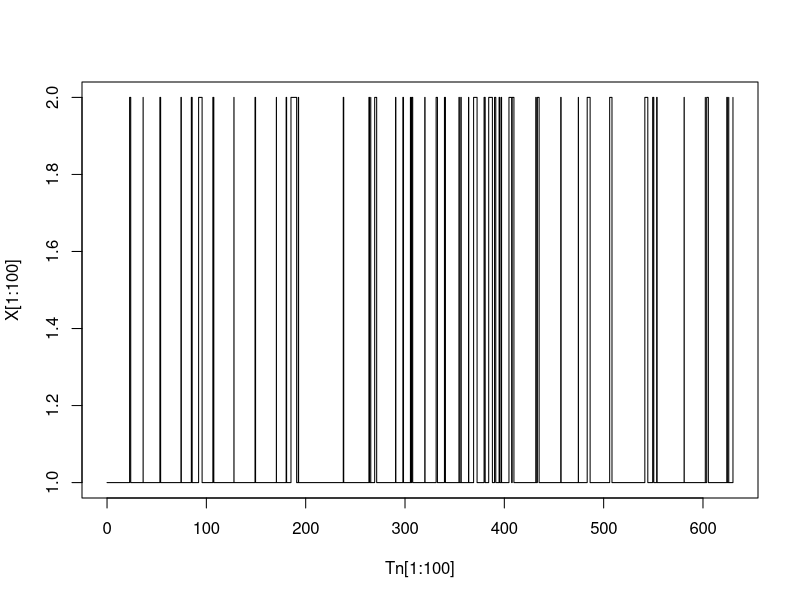

Write R code to recreate this figure. (Note: this script raises an error after producing the figure.)
N <- 10^5

alfa = 0.1
beta = 0.9



Tn <- numeric(N)
X <- numeric(N)
Tn[1] <- 0
X[1] <- 1 
parm <- 1
W<- numeric(N)
for (i in 2:N) {
  if (X[i-1] == 1){
    X[i] <- 2
    parm <- alfa
  } else {
    X[i] <- 1
    parm <- beta
  }
    
  Wi <- rexp(1, parm)
  W[i] <- Wi
  Tn[i] <- Tn[i-1] + Wi
}
plot(Tn[1:100], X[1:100], type='s')

sum(W[X==1])/Tn[N] #[0, TN[N]]]
sum(W[X==2])/Tn[N]

beta/(alfa+beta)
alfa/(alfa+beta)


#start z rozkładu stacjonarnego:


Tn <- numeric(N)
X <- numeric(N)
Tn[1] <- 0
if (alfa/(alfa+beta) < runinf(1,0,1)){
  X[1] <- 1
} else {
  X[1] <- 2
}
parm <- 1
W<- numeric(N)
for (i in 2:N) {
  if (X[i-1] == 1){
    X[i] <- 2
    parm <- alfa
  } else {
    X[i] <- 1
    parm <- beta
  }
  
  Wi <- rexp(1, parm)
  W[i] <- Wi
  Tn[i] <- Tn[i-1] + Wi
}
plot(Tn[1:100], X[1:100], type='s')



Tn <- numeric(N)
X <- numeric(N)
Tn[1] <- 0
X[1] <- 1 
Q.star <- 0.95
R <- rexp(N, Q.star)
Moments <- cumsum(R)
### drugi sposob 
for (i in 2:N){
  U <- runif(1)
  if (X[i-1] == 1){
    if (U < alfa / Q.star){ X[i] <- 2 }
    else {X[i] <- 1}
  } else {
    if (U < beta / Q.star){ X[i] <- 1}
    else {X[i] <- 2}
  }
}
plot(Moments[Moments < 500], x[Moments < 500] , type = 's')
sum(R[X==1])/ Moments[N]; sum(R[X==2]) / Moments[N]
